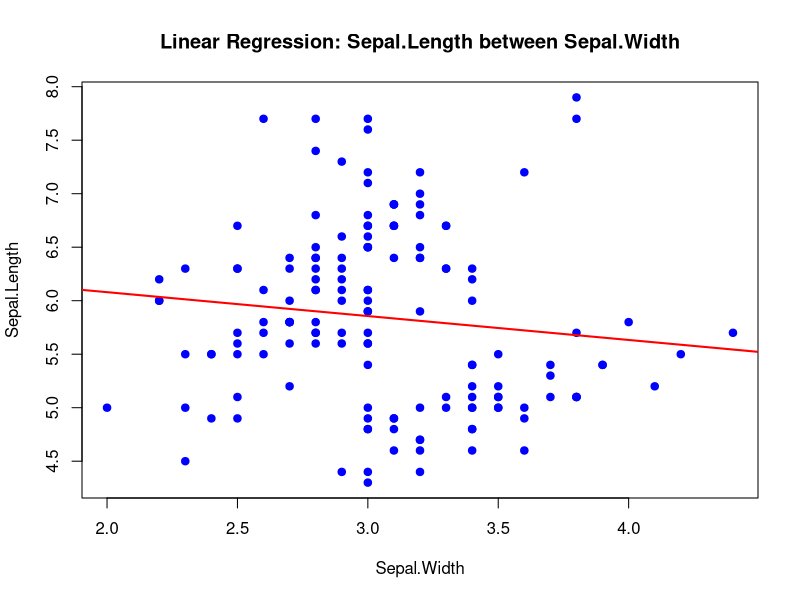
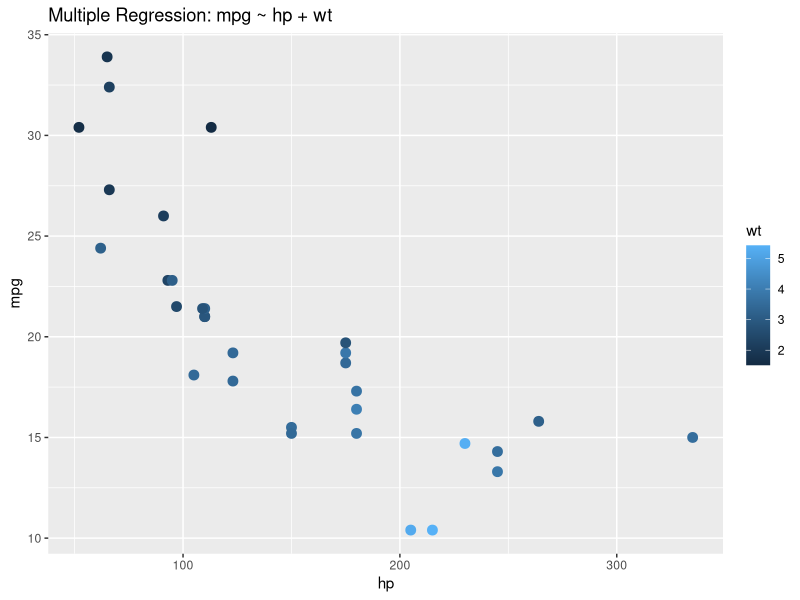
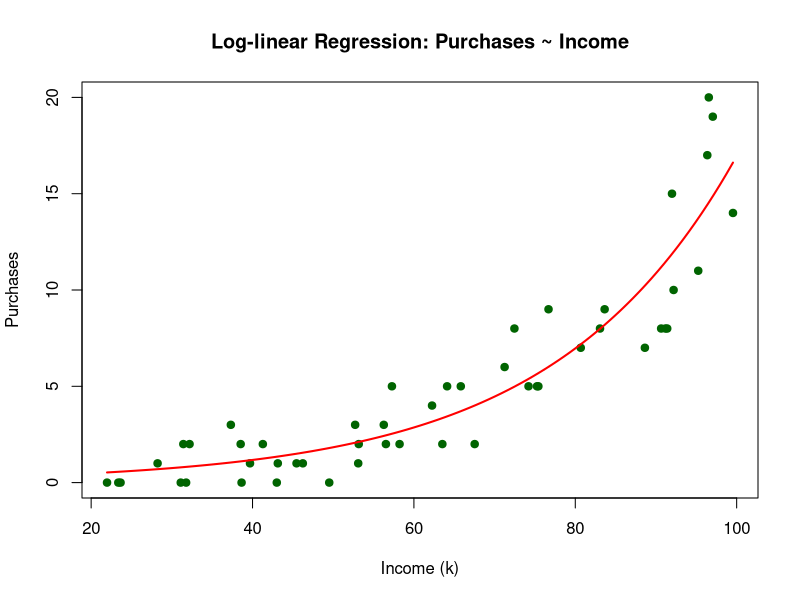
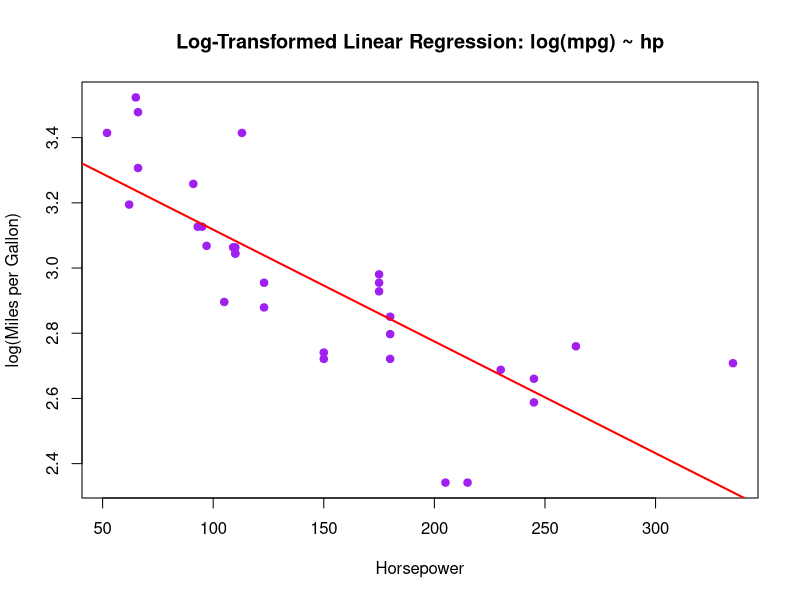
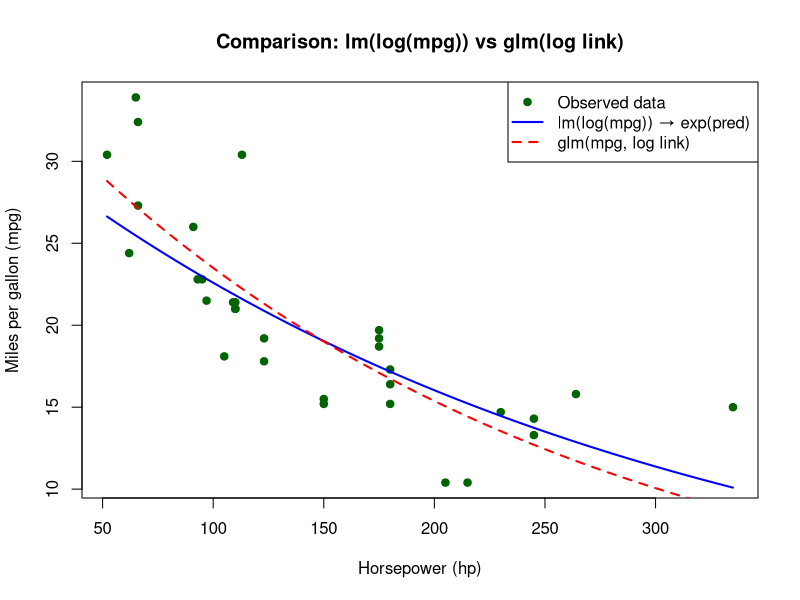

Write R code to recreate these figures, in order.
## ---- chunk 1
# Load dataset
data("iris")

# Fit a linear regression model
lm_model <- lm(Sepal.Length ~ Sepal.Width, data = iris)

# Model summary
summary(lm_model)

# Predictions for new horsepower values
new_data <- data.frame(Sepal.Width = c(2, 2.1, 3.2))
predictions <- predict(lm_model, new_data, interval = "confidence")
predictions

# Plot data with regression line
plot(iris$Sepal.Width, iris$Sepal.Length, 
     pch = 19, col = "blue", 
     xlab = "Sepal.Width", ylab = "Sepal.Length",
     main = "Linear Regression: Sepal.Length between Sepal.Width")
abline(lm_model, col = "red", lwd = 2)

## ---- chunk 2
# Fit a multiple regression model
lm_multi <- lm(mpg ~ hp + wt, data = mtcars)

# Model summary
summary(lm_multi)

# Predictions for new combinations of hp and wt
new_multi <- data.frame(hp = c(100, 150, 200),
                        wt = c(2.5, 3.0, 3.5))
predict(lm_multi, new_multi, interval = "confidence")

# Visualize effect of hp on mpg for a fixed weight
library(ggplot2)
ggplot(mtcars, aes(x = hp, y = mpg, color = wt)) +
  geom_point(size = 3) +
  geom_smooth(method = "lm", formula = y ~ x + wt, se = FALSE) +
  labs(title = "Multiple Regression: mpg ~ hp + wt")





## ---- chunk 3
set.seed(123)
rpois(10, lambda = 3)
## ---- chunk 4

cat("Equation: log(μ_i) = β0 + β1 * x_i  (Poisson log-linear model)")

# Simulate count data
set.seed(123)
income <- runif(50, 20, 100)  # income between 20k–100k
purchases <- rpois(50, lambda = exp(0.05 * income - 2))# -2 and 0.05 are the real coefficients
#rpois is for random sampling for 50 numbers 
#please note that lambda is mean of Poisson distribution

data <- data.frame(income, purchases)

# Fit log-linear (Poisson regression) model
glm_model <- glm(purchases ~ income, data = data, family = poisson(link = "log"))

# Model summary
summary(glm_model)

# Predictions for new income values
new_income <- data.frame(income = c(30, 60, 90))
pred_counts <- predict(glm_model, new_income, type = "response")
pred_counts

# Plot observed vs fitted curve
plot(data$income, data$purchases, 
     pch = 19, col = "darkgreen",
     xlab = "Income (k)", ylab = "Purchases",
     main = "Log-linear Regression: Purchases ~ Income")

curve(predict(glm_model, newdata = data.frame(income = x), type = "response"), 
      add = TRUE, col = "red", lwd = 2)
## ---- chunk 5
cat("Equation: log(Y_i) = β0 + β1 * x_i + ε_i   (Log-transformed linear model)")

lm_log <- lm(log(mpg) ~ hp, data = mtcars)
summary(lm_log)

new_data <- data.frame(hp = c(100, 150, 200))
pred_log <- predict(lm_log, new_data, interval = "confidence")
exp(pred_log)  # back-transform to original scale

plot(mtcars$hp, log(mtcars$mpg),
     pch = 19, col = "purple",
     xlab = "Horsepower", ylab = "log(Miles per Gallon)",
     main = "Log-Transformed Linear Regression: log(mpg) ~ hp")

abline(lm_log, col = "red", lwd = 2)
## ---- chunk 6
# Load mtcars dataset
data(mtcars)

# 1. Linear regression on log(mpg)
lm_log <- lm(log(mpg) ~ hp, data = mtcars)

# Predictions (back-transform to mpg scale)
hp_grid <- seq(min(mtcars$hp), max(mtcars$hp), length.out = 200)
pred_lm_log <- exp(predict(lm_log, newdata = data.frame(hp = hp_grid)))

# 2. GLM with Gaussian family and log link
glm_log <- glm(mpg ~ hp, data = mtcars, family = gaussian(link = "log"))
pred_glm_log <- predict(glm_log, newdata = data.frame(hp = hp_grid), type = "response")

# Plot observed vs fitted curves
plot(mtcars$hp, mtcars$mpg,
     pch = 19, col = "darkgreen",
     xlab = "Horsepower (hp)", ylab = "Miles per gallon (mpg)",
     main = "Comparison: lm(log(mpg)) vs glm(log link)")

lines(hp_grid, pred_lm_log, col = "blue", lwd = 2)
lines(hp_grid, pred_glm_log, col = "red", lwd = 2, lty = 2)

legend("topright", legend = c("Observed data",
                              "lm(log(mpg)) → exp(pred)",
                              "glm(mpg, log link)"),
       col = c("darkgreen", "blue", "red"),
       pch = c(19, NA, NA), lty = c(NA, 1, 2), lwd = c(NA, 2, 2))

